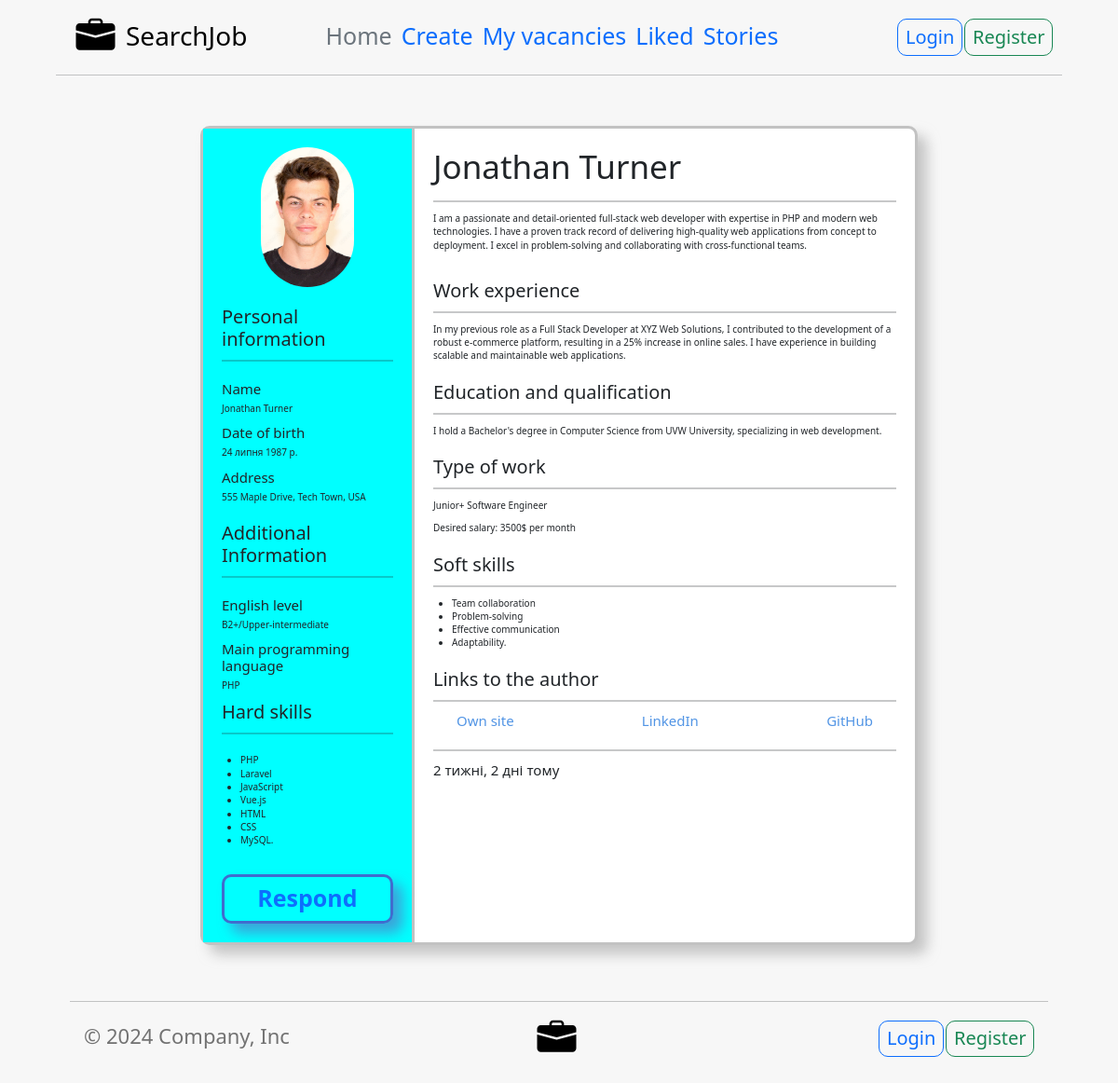
The app's page /employer/resume/17/ with its own data.
### employee/models.py (models this page shows, shortened)
class EmployeeModel(models.Model):
    name = models.CharField(max_length=40, default='')
    birth = models.DateField(default='', max_length=10)
    address = models.CharField(max_length=50)
    phone_number = models.CharField(max_length=20)
    link_to_own_website = models.URLField(default='', null=True, blank=True)
    linkedin = models.URLField(default='', null=True, blank=True)
    github = models.URLField(default='', null=True, blank=True)
    email = models.EmailField(max_length=40)
    image = models.ImageField(null=True, blank=True,
                              width_field='width_field',
                              height_field='height_field',
                              upload_to=get_path_to_img)
    height_field = models.IntegerField(default=0)
    width_field = models.IntegerField(default=0)
    description_about_yourself = models.TextField(default='')
    level_of_english = models.CharField(max_length=30, choices=level_of_eng(), default=level_of_eng()[4][0])
    education = models.TextField(default='')
    hard_skills = models.TextField(default='')
    work_experience = models.TextField(default='')
    main_programming_language = models.CharField(max_length=15, choices=programming_languages(),
                                                 default=programming_languages()[11][0])
    soft_skills = models.TextField(default='')
    desired_salary = models.PositiveSmallIntegerField(default='500')
    additional_files = models.FileField(default='', null=True, blank=True)
    timestamp = models.DateTimeField(auto_now_add=True)
    update = models.DateTimeField(auto_now=True)
    type_of_job = models.CharField(max_length=50, choices=type_of_job(), default=type_of_job()[0][0])
    user = models.ForeignKey(
        settings.AUTH_USER_MODEL,
        default=1,
        on_delete=models.PROTECT
    )
    class Meta:
        ordering = ('-timestamp', 'name')
        verbose_name = 'Resume'
        verbose_name_plural = 'Resumes'

### employer/views.py (the view, shortened to what this page needs)
# urls.py: path('resume/<int:id>/', resume, name='resume'),
def resume(request, id=None):
    resume_obj = get_object_or_404(EmployeeModel, id=id)
    size_of_image = set_width_height_for_image(resume_obj.width_field, resume_obj.height_field)
    context = {
        'resume': resume_obj,
        'image_width': size_of_image[0],
        'image_height': size_of_image[1],
        'soft_skills': split_lines(resume_obj.soft_skills),
        'hard_skills': split_lines(resume_obj.hard_skills),
        'user': request.user,
        'current_year': get_current_year()
    }
    if resume_obj.image:
        context['image_existence'] = True
    else:
        context['image_existence'] = False
    return render(request, 'employer/resume.html', context)

### additional_functions/additional.py (called while the page is built)
def split_lines(line):
    line = line.split('. ')
    if len(line) != 1:
        for sentence in line:
            if isinstance(sentence[0], str):
                if sentence[0] == sentence[0].lower():
                    first_sentence = line[line.index(sentence) - 1]
                    second_sentence = sentence
                    line.remove(first_sentence)
                    line.remove(second_sentence)
                    full_sentence = f'{first_sentence} {second_sentence}'
                    line.insert(0, full_sentence)
        return line
    line = line[0].split('.\r\n')
    return line

def set_width_height_for_image(width, height):
    size = 100
    if width == height:
        return [size, size]
    elif width > height:
        width = int(round((size * (width / height)), 0))
        return [width, size]
    else:
        height = int(round((size * (height / width)), 0))
        return [size, height]

def get_current_year():
    current_date = datetime.datetime.now()
    return current_date.year

### templates/employer/resume.html (shortened to what this page needs)
{% extends 'employer/base_employer_block.html' %}
{% block add_in_nav %}
    <ul class="nav col-12 col-md-6 me-lg-auto mb-2 justify-content-center mb-md-0" style="font-size: 25px;">
        <li><a href="{% url 'employer:home-employer' %}" class="nav-link px-2 link-secondary">Home</a></li>
        <li><a href="{% url 'employer:create' %}" class="nav-link px-2">Create</a></li>
        <li><a href="{% url 'employer:vacancies' %}" class="nav-link px-2">My vacancies</a></li>
        <li><a href="{% url 'employer:liked' %}" class="nav-link px-2">Liked</a></li>
        <li><a href="{% url 'story:home-story' %}" class="nav-link px-2">Stories</a></li>
    </ul>
    {% include 'employee/login_in_nav.html' %}
{% endblock add_in_nav %}
{% block main_content %}
    <div class="col-sm-8 col-sm-offset-2" style="margin-bottom: 30px; margin-top: 50px;">
        <div class="row">
            <div class="col-sm-20">
                <div class="thumbnail" style="padding: 0; border-radius: 10px; border: 3px solid rgba(178,178,178,0.79); box-shadow: 10px 10px 14px rgba(159,159,159,0.57); display: flex;">
                    <div style="flex: 29%; text-align: center; background-color: aqua; padding: 20px;">
                        {% if image_existence %}
                            <img style="border-radius: 50px; margin-bottom: 20px;" src="{{ resume.image.url }}" width="{{ image_width }}px" height="{{ image_height }}px" alt="Photo of person">
                        {% endif %}
                        <div style="text-align: left;">
                            <h2>Personal information</h2>
                            <hr style="height: 2px; margin-bottom: 20px;">
                            <div>
                                <h4>Name</h4>
                                <p>{{ resume.name }}</p>
                            </div>
                            <div>
                                <h4>Date of birth</h4>
                                <p>{{ resume.birth }}</p>
                            </div>
                            <div style="margin-bottom: 20px;">
                                <h4>Address</h4>
                                <p>{{ resume.address }}</p>
                            </div>
                            <h2>Additional Information</h2>
                            <hr style="height: 2px; margin-bottom: 20px;">
                            <div>
                                <h4>English level</h4>
                                <p>{{ resume.level_of_english }}</p>
                            </div>
                            <div>
                                <h4>Main programming language</h4>
                                <p>{{ resume.main_programming_language }}</p>
                            </div>
                            <h2>Hard skills</h2>
                            <hr style="height: 2px; margin-bottom: 20px;">
                            <ul style="margin-bottom: 20px;">
                                {% for skills in hard_skills %}
                                    <li>{{ skills }}</li>
                                {% endfor %}
                            </ul>
                            <a style="text-decoration: none;" href="{% url 'employer:respond' resume.id %}"><button class="btn btn-outline-primary" style="margin-top: 10px; margin-right: 20px; font-weight: 600; width: 100%; font-size: 25px; padding-bottom: 5px; border-radius: 10px; border: 3px solid rgb(64,108,206); box-shadow: 10px 10px 14px rgba(99,103,192,0.6);">Respond</button></a>
                        </div>
                    </div>
                    <div style="background-color: rgba(178,178,178,0.79); flex: 1px;"></div>
                    <div style="flex: 70%; text-align: left; padding: 10px 20px;">
                        <div style="display: flex; justify-content: space-between;">
                            <h1 style="font-size: 35px; margin-top: 10px;">{{ resume.name }}</h1>
                        </div>
                        <hr style="height: 2px;">
                        <p style="font-weight: 500; margin-bottom: 30px;">{{ resume.description_about_yourself }}</p>
                        <h2 style="margin-bottom: 10px;">Work experience</h2>
                        <hr style="height: 2px;">
                        <p style="margin-bottom: 20px;">{{ resume.work_experience }}</p>
                        <h2 style="margin-bottom: 10px;">Education and qualification</h2>
                        <hr style="height: 2px;">
                        <p style="margin-bottom: 20px;">{{ resume.education }}</p>
                        <h2 style="margin-bottom: 10px;">Type of work</h2>
                        <hr style="height: 2px;">
                        <p>{{ resume.type_of_job }}</p>
                        <p style="margin-bottom: 20px;">Desired salary: {{ resume.desired_salary }}$ per month</p>
                        <h2 style="margin-bottom: 10px;">Soft skills</h2>
                        <hr style="height: 2px;">
                        <ul style="margin-bottom: 20px;">
                            {% for skill in soft_skills %}
                                <li>{{ skill }}</li>
                            {% endfor %}
                        </ul>
                        <h2 style="margin-bottom: 10px;">Links to the author</h2>
                        <hr style="height: 2px;">
                        <div style="display: flex; justify-content: space-between; margin-bottom: 20px;">
                            {% if resume.link_to_own_website %}
                                <a href="{{ resume.link_to_own_website }}" target="_blank" style="text-decoration: none; color: #5295e5; font-weight: 500; font-size: 15px; margin-left: 25px;">Own site</a>
                            {% endif %}
                            {% if resume.linkedin %}
                                <a href="{{ resume.linkedin }}" target="_blank" style="text-decoration: none; color: #5295e5; font-weight: 500; font-size: 15px;">LinkedIn</a>
                            {% endif %}
                            {% if resume.github %}
                                <a href="{{ resume.github }}" target="_blank" style="text-decoration: none; color: #5295e5; font-weight: 500; font-size: 15px; margin-right: 25px;">GitHub</a>
                            {% endif %}
                        </div>
                        <hr style="height: 2px">
                        <p style="display: flex; justify-content: space-between; font-size: 15px; margin-right: 15px; text-align: right; font-weight: 200">
                            {{ resume.timestamp|timesince }} тому
                        </p>
                    </div>
                </div>
            </div>
        </div>
    </div>
{% endblock main_content %}

### records on screen
EmployeeModel: image (picture), name "Jonathan Turner", birth "24 липня 1987 р.", address "555 Maple Drive, Tech Town, USA", level_of_english "B2+/Upper-intermediate", main_programming_language "PHP", description_about_yourself "I am a passionate and detail-oriented full-stack web developer with expertise in PHP and modern web technologies. I have a proven track record of delivering high-quality web applications from concept to deployment. I excel in problem-solving and collaborating with cross-functional teams.", work_experience "In my previous role as a Full Stack Developer at XYZ Web Solutions, I contributed to the development of a robust e-commerce platform, resulting in a 25% increase in online sales. I have experience in building scalable and maintainable web applications.", education "I hold a Bachelor's degree in Computer Science from UVW University, specializing in web development.", type_of_job "Junior+ Software Engineer", desired_salary "3500", timestamp "2 тижні, 2 дні"

### other values on screen
{{ skills }} "PHP" "Laravel" "JavaScript" "Vue.js" "HTML" "CSS" "MySQL."
{{ skill }} "Team collaboration" "Problem-solving" "Effective communication" "Adaptability."
{{ current_year }} "2024"
